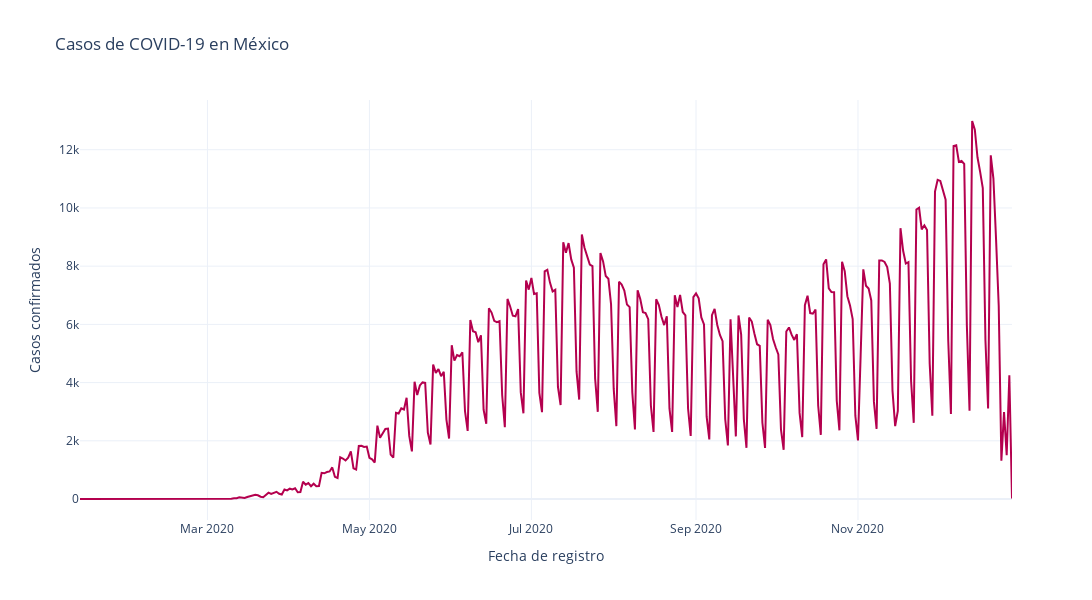
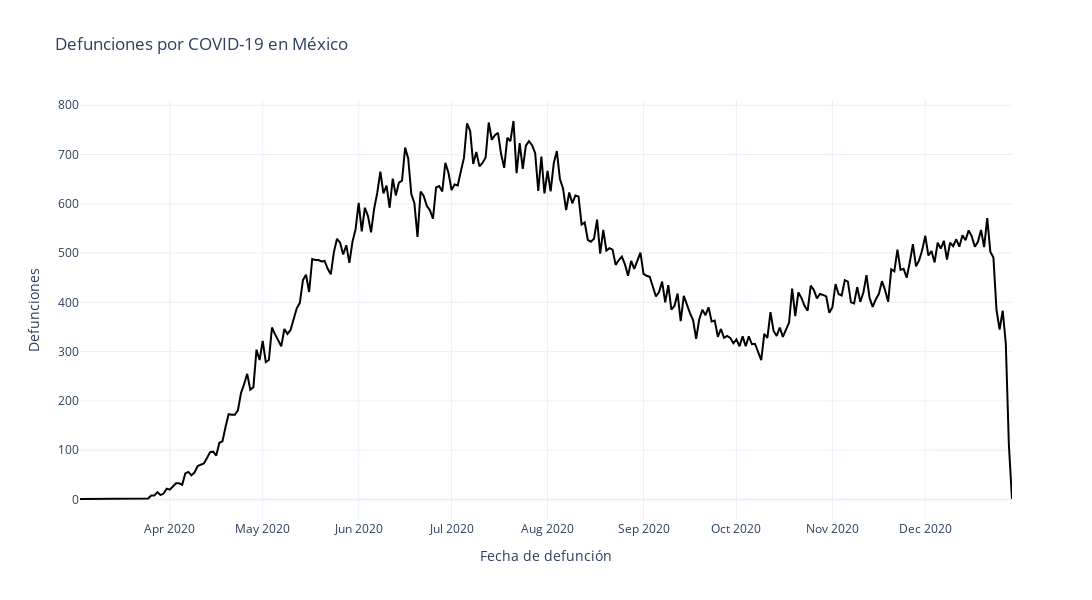

The cell these charts' notebook holds for them, in order:
### Code cell
# Ploting each line in different figures ...
def plotCases(abscisa, ordenada, x_title, y_title, g_title, paint ):
    fig_1 = px.line( x = abscisa, y = ordenada, title = g_title, width = 1500, height = 600) # labels parameter can be added with a dict

    fig_1.update_traces(marker = dict(color = paint), line = dict(color = paint, width = 2))
    fig_1.update_xaxes(showgrid = True, title = x_title)
    fig_1.update_yaxes(showgrid = True, title = y_title)
    fig_1.show()
    
plotCases(confirmados_por_fecha["fecha_ingreso"], confirmados_por_fecha["confirmados"], 
        "Fecha de registro", "Casos confirmados", "Casos de COVID-19 en México","#b4004e")
plotCases(defunciones_por_fecha["fecha_defuncion"], defunciones_por_fecha["defunciones"], 
        "Fecha de defunción", "Defunciones", "Defunciones por COVID-19 en México" , "black")
# plotCases(sospechosos_por_fecha["fecha_sintomas"],sospechosos_por_fecha["sospechosos"], 
#         "Fecha del inicio de sintomas", "Casos sospechosos", "Casos sospechosos de COVID-19 en México", "#c67c00")

### Figure 1 — Plotly figure (JSON) as saved in the notebook; plotly's stock layout.template omitted (floating-point values rounded to 4 significant figures; data arrays with more than 128 entries replaced by an {"elided": "..."} marker saying what was removed)
{"data": [{"hovertemplate": "x=%{x}<br>y=%{y}<extra></extra>", "legendgroup": "", "line": {"color": "#b4004e", "dash": "solid", "width": 2}, "marker": {"color": "#b4004e"}, "mode": "lines", "name": "", "orientation": "v", "showlegend": false, "type": "scatter", "x": {"elided": "311 str values"}, "xaxis": "x", "y": {"elided": "311 int values"}, "yaxis": "y"}], "layout": {"height": 600, "legend": {"tracegroupgap": 0}, "title": {"text": "Casos de COVID-19 en México"}, "width": 1500, "xaxis": {"anchor": "y", "domain": [0, 1], "showgrid": true, "title": {"text": "Fecha de registro"}}, "yaxis": {"anchor": "x", "domain": [0, 1], "showgrid": true, "title": {"text": "Casos confirmados"}}}}

### Figure 2 — Plotly figure (JSON) as saved in the notebook; plotly's stock layout.template omitted (floating-point values rounded to 4 significant figures; data arrays with more than 128 entries replaced by an {"elided": "..."} marker saying what was removed)
{"data": [{"hovertemplate": "x=%{x}<br>y=%{y}<extra></extra>", "legendgroup": "", "line": {"color": "black", "dash": "solid", "width": 2}, "marker": {"color": "black"}, "mode": "lines", "name": "", "orientation": "v", "showlegend": false, "type": "scatter", "x": {"elided": "288 str values"}, "xaxis": "x", "y": {"elided": "288 int values"}, "yaxis": "y"}], "layout": {"height": 600, "legend": {"tracegroupgap": 0}, "title": {"text": "Defunciones por COVID-19 en México"}, "width": 1500, "xaxis": {"anchor": "y", "domain": [0, 1], "showgrid": true, "title": {"text": "Fecha de defunción"}}, "yaxis": {"anchor": "x", "domain": [0, 1], "showgrid": true, "title": {"text": "Defunciones"}}}}
